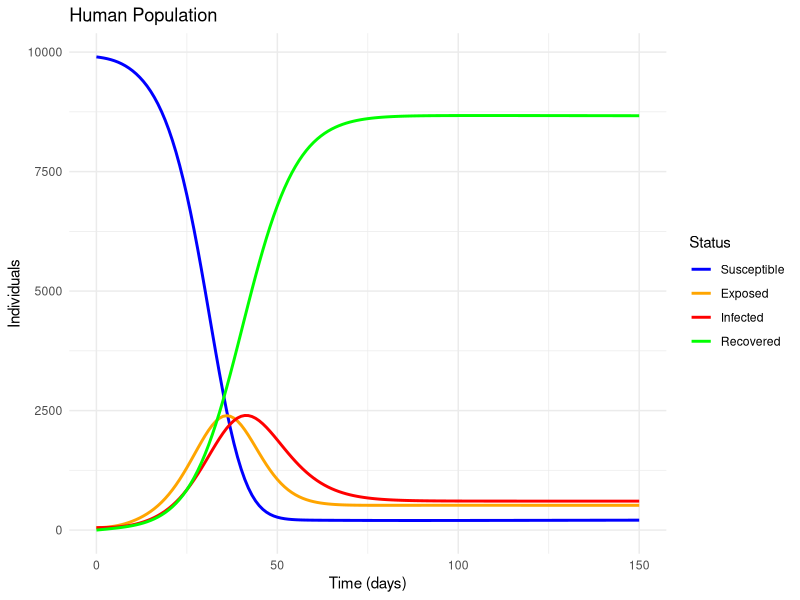
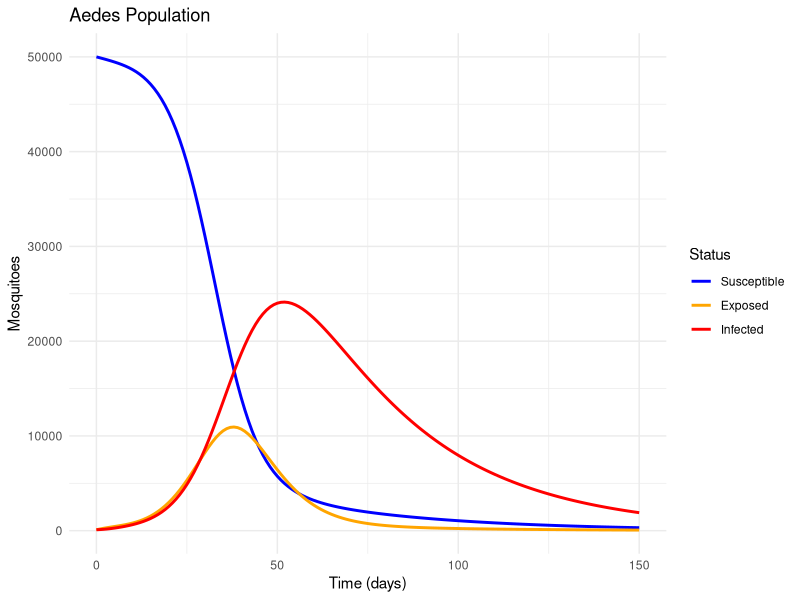
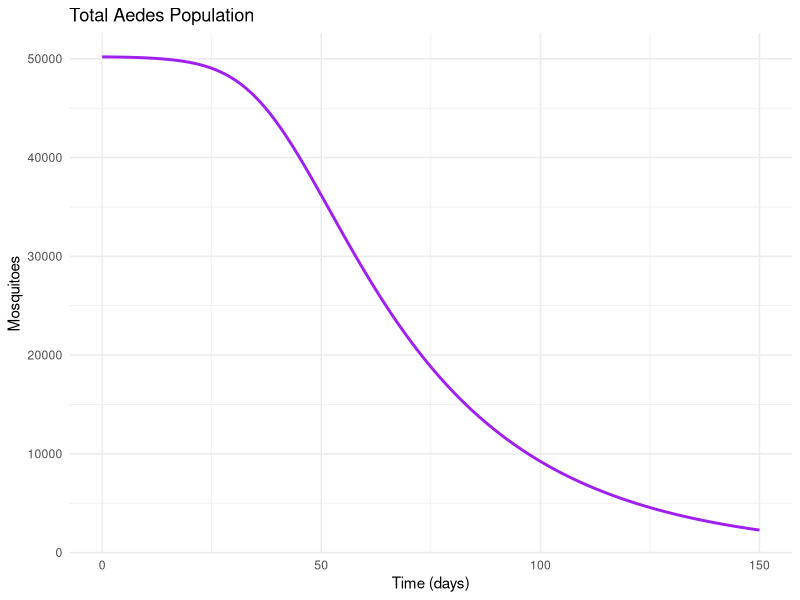
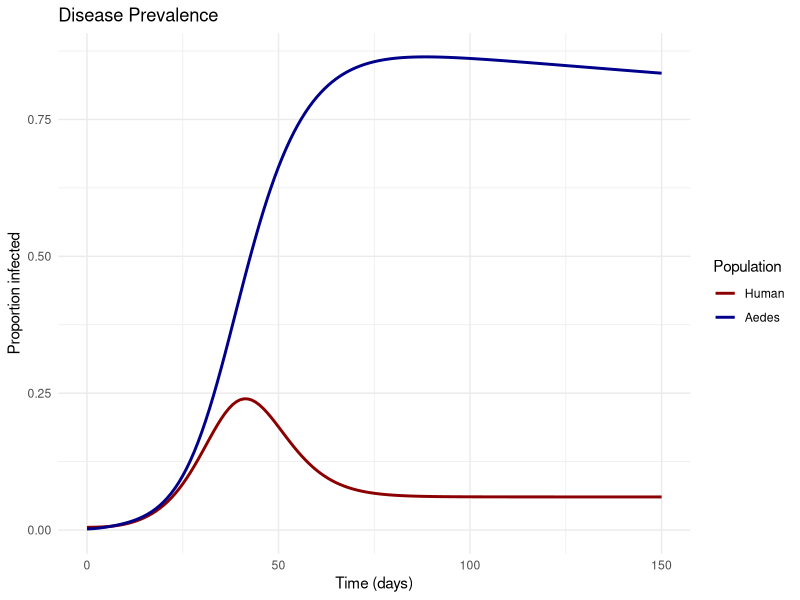
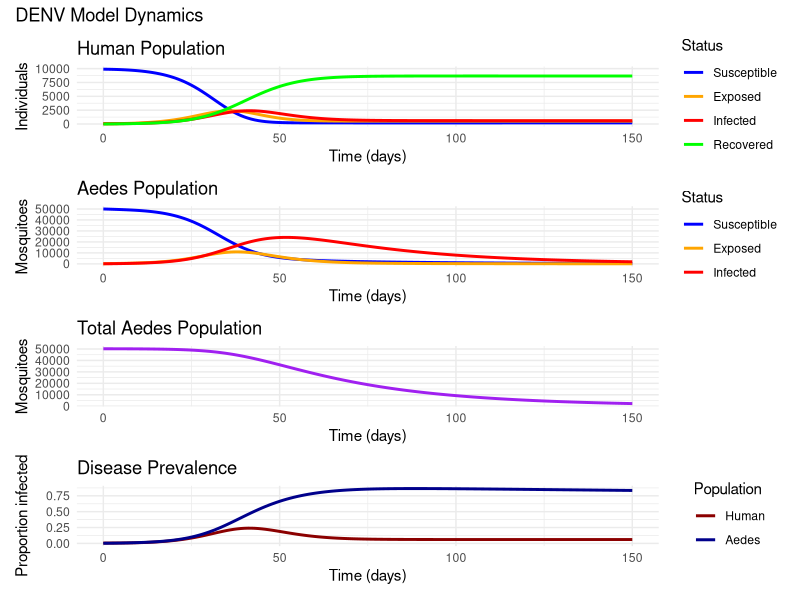

These charts were generated, in order, by the following R code:
# Load packages
library(deSolve)  
library(ggplot2)  
library(reshape2) 

# Define the SEIR-SEI model function 
seir_sei_model <- function(time, state, parameters) {
  with(as.list(c(state, parameters)), {
    # Total populations
    N_h <- S_h + E_h + I_h + R_h
    N_m <- S_m + E_m + I_m
    
    # Force of infection
    lambda_h <- beta_h * I_m / N_m
    lambda_m <- beta_m * I_h / N_h
    
    # Differential equations for humans
    dS_h <- omega_h * R_h - lambda_h * S_h
    dE_h <- lambda_h * S_h - sigma_h * E_h
    dI_h <- sigma_h * E_h - gamma_h * I_h
    dR_h <- gamma_h * I_h - omega_h * R_h
    
    # Differential equations for mosquitoes with death rate
    dS_m <- -lambda_m * S_m
    dE_m <- lambda_m * S_m - sigma_m * E_m
    dI_m <- sigma_m * E_m - mu_m * I_m
    
    #rate of change
    return(list(c(dS_h, dE_h, dI_h, dR_h, dS_m, dE_m, dI_m)))
  })
}

# Set model parameters
parameters <- c(
  beta_h = 0.5,    # Transmission rate (mosquito to human)
  beta_m = 0.4,    # Transmission rate (human to mosquito)
  sigma_h = 0.167, # Human incubation rate (1/6 days)
  sigma_m = 0.143, # Mosquito incubation rate (1/7 days)
  gamma_h = 0.143, # Human recovery rate (1/7 days)
  omega_h = 0.01,  # Rate of waning immunity in humans (1/100 days)
  mu_m = 0.033     # Mosquito death rate for infectious mosquitoes (1/30 days)
)

# Set initial state
initial_state <- c(
  S_h = 9900,  # Susceptible humans
  E_h = 50,    # Exposed humans
  I_h = 50,    # Infected humans
  R_h = 0,     # Recovered humans
  S_m = 50000, # Susceptible mosquitoes
  E_m = 100,   # Exposed mosquitoes
  I_m = 100    # Infected mosquitoes
)

# 150 days
times <- seq(0, 150, by = 1)

# Solve the system of ODEs
solution <- ode(
  y = initial_state,
  times = times,
  func = seir_sei_model,
  parms = parameters,
  method = "lsoda"
)

# Convert the output to a data frame
solution_df <- as.data.frame(solution)

# Prepare data for plotting

# Human compartments
human_data <- solution_df[, c("time", "S_h", "E_h", "I_h", "R_h")]
human_melted <- melt(human_data, id.vars = "time", 
                     variable.name = "Compartment", 
                     value.name = "Population")

# Mosquito compartments
mosquito_data <- solution_df[, c("time", "S_m", "E_m", "I_m")]
mosquito_melted <- melt(mosquito_data, id.vars = "time", 
                        variable.name = "Compartment", 
                        value.name = "Population")

# Create plots

# Human population plot
human_plot <- ggplot(human_melted, 
                     aes(x = time, y = Population, color = Compartment)) +
  geom_line(size = 1) +
  scale_color_manual(values = c("S_h" = "blue", "E_h" = "orange", 
                                "I_h" = "red", "R_h" = "green"),
                     labels = c("Susceptible", "Exposed", "Infected", "Recovered")) +
  labs(title = "Human Population",
       x = "Time (days)",
       y = "Individuals",
       color = "Status") +
  theme_minimal()

# Mosquito population plot
mosquito_plot <- ggplot(mosquito_melted,
                        aes(x = time, y = Population, color = Compartment)) +
  geom_line(size = 1) +
  scale_color_manual(values = c("S_m" = "blue", "E_m" = "orange", "I_m" = "red"),
                     labels = c("Susceptible", "Exposed", "Infected")) +
  labs(title = "Aedes Population",
       x = "Time (days)",
       y = "Mosquitoes",
       color = "Status") +
  theme_minimal()

# Prevalence in human and mosquito populations
prevalence_df <- data.frame(
  time = solution_df$time,
  Human_prevalence = solution_df$I_h / 
    (solution_df$S_h + solution_df$E_h + solution_df$I_h + solution_df$R_h),
  Mosquito_prevalence = solution_df$I_m / 
    (solution_df$S_m + solution_df$E_m + solution_df$I_m)
)

prevalence_melted <- melt(prevalence_df, id.vars = "time", 
                          variable.name = "Population", 
                          value.name = "Prevalence")

prevalence_plot <- ggplot(prevalence_melted, 
                          aes(x = time, y = Prevalence, color = Population)) +
  geom_line(size = 1) +
  scale_color_manual(values = c("Human_prevalence" = "darkred", 
                                "Mosquito_prevalence" = "darkblue"),
                     labels = c("Human", "Aedes")) +
  labs(title = "Disease Prevalence",
       x = "Time (days)",
       y = "Proportion infected",
       color = "Population") +
  theme_minimal() +
  ylim(0, NA)  # Start y-axis at 0

# Total mosquito population plot
solution_df$total_mosquitoes <- solution_df$S_m + solution_df$E_m + solution_df$I_m

mosquito_pop_plot <- ggplot(solution_df, aes(x = time, y = total_mosquitoes)) +
  geom_line(size = 1, color = "purple") +
  labs(title = "Total Aedes Population",
       x = "Time (days)",
       y = "Mosquitoes") +
  theme_minimal()

# Print the plots
print(human_plot)
print(mosquito_plot)
print(mosquito_pop_plot)
print(prevalence_plot)

# Arrange multiple plots using patchwork package
library(patchwork)

combined_plot <- human_plot / mosquito_plot / mosquito_pop_plot / prevalence_plot +
  plot_layout(ncol = 1, heights = c(1, 1, 1, 1)) +
  plot_annotation(title = "DENV Model Dynamics")

print(combined_plot)
